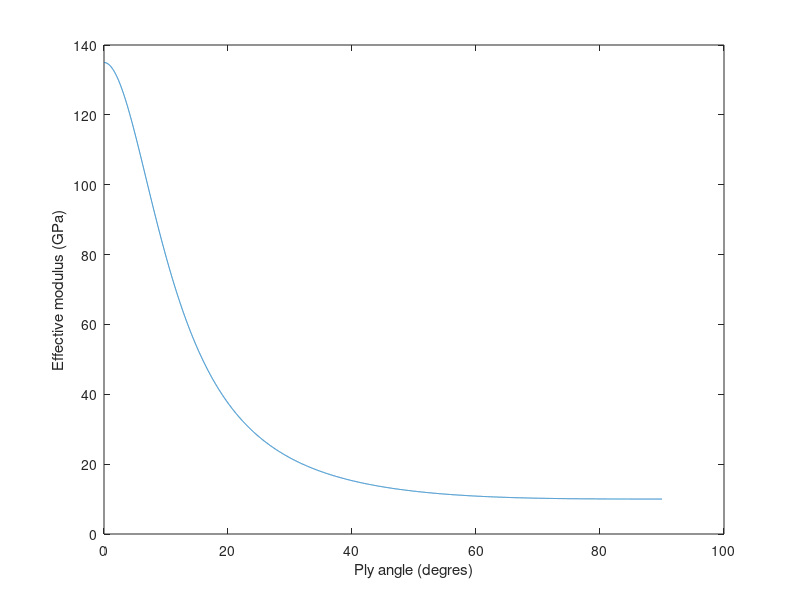

MATLAB code for this plot: (Note: this script raises an error after producing the figure.)
clear all %#ok<CLALL>
clc

%% Material properties
E1 = 135e9;     % Pa
E2 = 10e9;      % Pa
G12 = 5.2e9;    % Pa
Volf = 0.59;    % Fiber volume fraction

Nu12 = 0.22; % Estimation from composite book
Nu21 = (Nu12 * E2)/E1;

% Pli angle
Theta = 0 : 0.01 : 90;

% Pli matrix Q (Doesn't change)
Q = [E1/(1-Nu12*Nu21)           (Nu21*E1)/(1-Nu12*Nu21) 0;
     (Nu12*E2)/(1-Nu12*Nu21)    E2/(1-Nu12*Nu21)        0;
     0                          0                       G12];

%% Loop through all angles
for i = 1 : length(Theta)
       
    % Tensor matrix (rotation)
    T = [(cosd(Theta(i)))^2                 (sind(Theta(i)))^2                  2*(sind(Theta(i)))*(cosd(Theta(i)));
         (sind(Theta(i)))^2                 (cosd(Theta(i)))^2                  -2*(sind(Theta(i)))*(cosd(Theta(i)));
         -(cosd(Theta(i)))*(sind(Theta(i))) (cosd(Theta(i)))*(sind(Theta(i)))   ((cosd(Theta(i)))^2)-((sind(Theta(i)))^2)];  
     
    % S in function of main axis
    L = eye(3).*[1, 1, 2];
    R = eye(3).*[1, 1, 0.5];
    Qbar = inv(T) * Q * L * T * R; %#ok<MINV>
    Sbar = inv(Qbar);
    
    % Modulus in principal coordinate
    Ex(i) = 1/Sbar(1,1);        %#ok<SAGROW>
    Ex_GPa(i) = Ex(i) / 1e9;    %#ok<SAGROW>
end

%% plot graph
figure(1)
plot(Theta, Ex_GPa)
xlabel('Ply angle (degres)')
ylabel('Effective modulus (GPa)')

% Vertical line position
N = E1*0.10;
Pos = Theta(find(Ex > N, 1, 'last' ));
line = xline(Pos,'--r');

% line = xline(Pos,'--r','Negligeable');
% line.LabelVerticalAlignment = 'middle';
% line.LabelHorizontalAlignment = 'right';
% line.LabelOrientation = 'horizontal';
% 
% line = xline(Pos,'--r','Good');
% line.LabelVerticalAlignment = 'middle';
% line.LabelHorizontalAlignment = 'left';
% line.LabelOrientation = 'horizontal';


